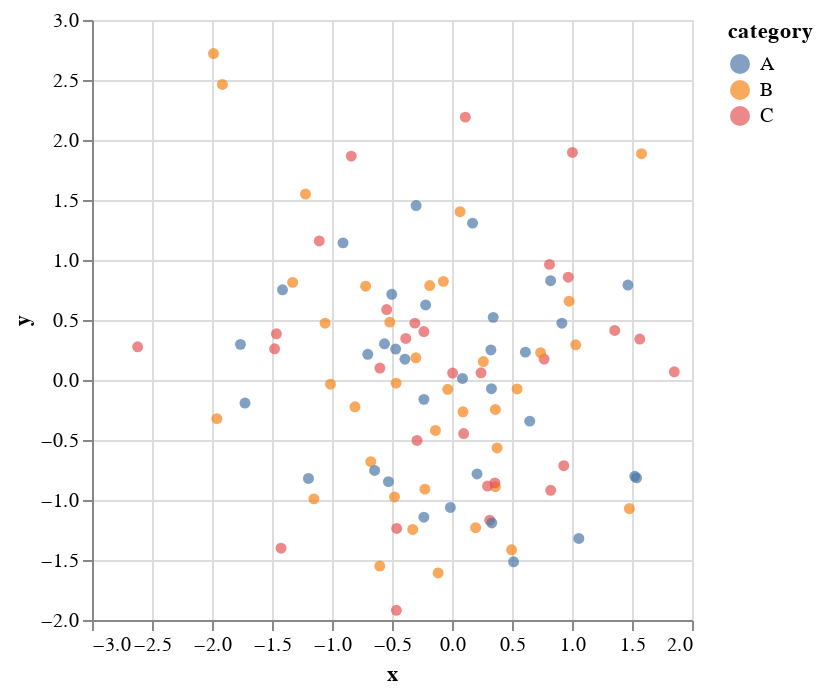

Notebook code for this chart:
### Markdown cell above
### Choosing the Right Mark Type

Different mark types are suited for different data relationships and questions.

### Code cell
# Scatter plot - shows relationships between two continuous variables
scatter = alt.Chart(data).mark_circle().encode(
    x='x:Q',
    y='y:Q',
    color='category:N'
)
scatter

### Figure 1 — Vega-Lite specification as saved in the notebook (floating-point values rounded to 4 significant figures)
{"config": {"view": {"continuousWidth": 300, "continuousHeight": 300}}, "data": {"name": "data-3f135e37e5dc61ca039f0f01b2917013"}, "mark": {"type": "circle"}, "encoding": {"color": {"field": "category", "type": "nominal"}, "x": {"field": "x", "type": "quantitative"}, "y": {"field": "y", "type": "quantitative"}}, "$schema": "https://vega.github.io/schema/vega-lite/v5.20.1.json", "datasets": {"data-3f135e37e5dc61ca039f0f01b2917013": [{"x": 0.4967, "y": -1.415, "category": "B", "size": 20.81, "value": 83.7}, {"x": -0.1383, "y": -0.4206, "category": "B", "size": 40.77, "value": 86.69}, {"x": 0.6477, "y": -0.3427, "category": "A", "size": 18.26, "value": 83.85}, {"x": 1.523, "y": -0.8023, "category": "A", "size": 18.47, "value": 42.61}, {"x": -0.2342, "y": -0.1613, "category": "A", "size": 38.03, "value": 22.26}, {"x": -0.2341, "y": 0.4041, "category": "C", "size": 98.16, "value": 39.67}, {"x": 1.579, "y": 1.886, "category": "B", "size": 25.78, "value": 89.19}, {"x": 0.7674, "y": 0.1746, "category": "C", "size": 11.54, "value": 14.66}, {"x": -0.4695, "y": 0.2576, "category": "A", "size": 78.7, "value": 51.33}, {"x": 0.5426, "y": -0.07445, "category": "B", "size": 82.62, "value": 23.32}, {"x": -0.4634, "y": -1.919, "category": "C", "size": 41.17, "value": 58.13}, {"x": -0.4657, "y": -0.02651, "category": "B", "size": 51.82, "value": 86.31}, {"x": 0.242, "y": 0.06023, "category": "C", "size": 68.48, "value": 88.04}, {"x": -1.913, "y": 2.463, "category": "B", "size": 14.33, "value": 23.67}, {"x": -1.725, "y": -0.1924, "category": "A", "size": 95.42, "value": 90.77}, {"x": -0.5623, "y": 0.3015, "category": "A", "size": 89.8, "value": 59.19}, {"x": -1.013, "y": -0.03471, "category": "B", "size": 33.48, "value": 35.02}, {"x": 0.3142, "y": -1.169, "category": "C", "size": 11.38, "value": 70.82}, {"x": -0.908, "y": 1.143, "category": "A", "size": 94.01, "value": 48.17}, {"x": -1.412, "y": 0.7519, "category": "A", "size": 55.09, "value": 37.8}, {"x": 1.466, "y": 0.791, "category": "A", "size": 58.54, "value": 70.51}, {"x": -0.2258, "y": -0.9094, "category": "B", "size": 71.56, "value": 24.87}, {"x": 0.06753, "y": 1.403, "category": "B", "size": 65.43, "value": 33.03}, {"x": -1.425, "y": -1.402, "category": "C", "size": 94.95, "value": 43.45}, {"x": -0.5444, "y": 0.5869, "category": "C", "size": 94.98, "value": 25.37}, {"x": 0.1109, "y": 2.19, "category": "C", "size": 88.05, "value": 40.52}, {"x": -1.151, "y": -0.9905, "category": "B", "size": 67.28, "value": 57.15}, {"x": 0.3757, "y": -0.5663, "category": "B", "size": 82.09, "value": 74.1}, {"x": -0.6006, "y": 0.09965, "category": "C", "size": 70.95, "value": 76.72}, {"x": -0.2917, "y": -0.5035, "category": "C", "size": 61.6, "value": 82.28}, {"x": -0.6017, "y": -1.551, "category": "B", "size": 21.57, "value": 74.42}, {"x": 1.852, "y": 0.06856, "category": "C", "size": 83.01, "value": 68.1}, {"x": -0.0135, "y": -1.062, "category": "A", "size": 83.86, "value": 23.75}, {"x": -1.058, "y": 0.4736, "category": "B", "size": 66.33, "value": 40.02}, {"x": 0.8225, "y": -0.9194, "category": "C", "size": 83.84, "value": 47.77}, {"x": -1.221, "y": 1.55, "category": "B", "size": 68.63, "value": 8.289}, {"x": 0.2089, "y": -0.7833, "category": "A", "size": 28.6, "value": 52.84}, {"x": -1.96, "y": -0.3221, "category": "B", "size": 34.66, "value": 43.63}, {"x": -1.328, "y": 0.8135, "category": "B", "size": 29.31, "value": 80.21}, {"x": 0.1969, "y": -1.231, "category": "B", "size": 43.95, "value": 97.79}, {"x": 0.7385, "y": 0.2275, "category": "B", "size": 13.51, "value": 55.6}, {"x": 0.1714, "y": 1.307, "category": "A", "size": 65.64, "value": 32.27}, {"x": -0.1156, "y": -1.607, "category": "B", "size": 40.29, "value": 4.34}, {"x": -0.3011, "y": 0.1846, "category": "B", "size": 69.02, "value": 92.46}, {"x": -1.479, "y": 0.2599, "category": "C", "size": 44.69, "value": 91.91}, {"x": -0.7198, "y": 0.7818, "category": "B", "size": 71.35, "value": 25.3}, {"x": -0.4606, "y": -1.237, "category": "C", "size": 40.66, "value": 69.54}, {"x": 1.057, "y": -1.32, "category": "A", "size": 33.46, "value": 7.543}, {"x": 0.3436, "y": 0.5219, "category": "A", "size": 54.64, "value": 16.62}, {"x": -1.763, "y": 0.297, "category": "A", "size": 72.36, "value": 21.68}, {"x": 0.3241, "y": 0.2505, "category": "A", "size": 41.35, "value": 29.45}, {"x": -0.3851, "y": 0.3464, "category": "C", "size": 94.3, "value": 99.58}, {"x": -0.6769, "y": -0.68, "category": "B", "size": 13.53, "value": 69.69}, {"x": 0.6117, "y": 0.2323, "category": "A", "size": 47.62, "value": 38.42}, {"x": 1.031, "y": 0.2931, "category": "B", "size": 97.08, "value": 73.71}, {"x": 0.9313, "y": -0.7144, "category": "C", "size": 59.32, "value": 91.53}, {"x": -0.8392, "y": 1.866, "category": "C", "size": 48.11, "value": 95.87}, {"x": -0.3092, "y": 0.4738, "category": "C", "size": 61.17, "value": 5.786}, {"x": 0.3313, "y": -1.191, "category": "A", "size": 61.83, "value": 39.45}, {"x": 0.9755, "y": 0.6566, "category": "B", "size": 75.85, "value": 10.68}, {"x": -0.4792, "y": -0.9747, "category": "B", "size": 21.49, "value": 33.57}, {"x": -0.1857, "y": 0.7871, "category": "B", "size": 32.5, "value": 16.97}, {"x": -1.106, "y": 1.159, "category": "C", "size": 62.25, "value": 64.68}, {"x": -1.196, "y": -0.8207, "category": "A", "size": 88.04, "value": 38.83}, {"x": 0.8125, "y": 0.9634, "category": "C", "size": 60.57, "value": 22.94}, {"x": 1.356, "y": 0.4128, "category": "C", "size": 31.47, "value": 26.59}, {"x": -0.07201, "y": 0.8221, "category": "B", "size": 71.19, "value": 36.03}, {"x": 1.004, "y": 1.897, "category": "C", "size": 76.59, "value": 25.99}, {"x": 0.3616, "y": -0.2454, "category": "B", "size": 31.44, "value": 45.32}, {"x": -0.6451, "y": -0.7537, "category": "A", "size": 44.0, "value": 3.232}, {"x": 0.3614, "y": -0.8895, "category": "B", "size": 58.09, "value": 27.98}, {"x": 1.538, "y": -0.8158, "category": "A", "size": 54.69, "value": 41.12}, {"x": -0.03583, "y": -0.0771, "category": "B", "size": 45.07, "value": 60.28}, {"x": 1.565, "y": 0.3412, "category": "C", "size": 36.79, "value": 27.1}, {"x": -2.62, "y": 0.2767, "category": "C", "size": 19.0, "value": 13.32}, {"x": 0.8219, "y": 0.8272, "category": "A", "size": 14.81, "value": 7.62}, {"x": 0.08705, "y": 0.013, "category": "A", "size": 96.27, "value": 94.05}, {"x": -0.299, "y": 1.454, "category": "A", "size": 86.24, "value": 41.66}, {"x": 0.09176, "y": -0.2647, "category": "B", "size": 41.94, "value": 58.12}, {"x": -1.988, "y": 2.72, "category": "B", "size": 96.11, "value": 91.92}, {"x": -0.2197, "y": 0.6257, "category": "A", "size": 70.91, "value": 8.275}, {"x": 0.3571, "y": -0.8572, "category": "C", "size": 53.43, "value": 87.67}, {"x": 1.478, "y": -1.071, "category": "B", "size": 54.37, "value": 55.16}, {"x": -0.5183, "y": 0.4825, "category": "B", "size": 17.5, "value": 16.48}, {"x": -0.8085, "y": -0.2235, "category": "B", "size": 18.25, "value": 41.13}, {"x": -0.5018, "y": 0.714, "category": "A", "size": 64.22, "value": 77.76}, {"x": 0.9154, "y": 0.4732, "category": "A", "size": 59.83, "value": 48.04}, {"x": 0.3288, "y": -0.07283, "category": "A", "size": 29.15, "value": 98.53}, {"x": -0.5298, "y": -0.8468, "category": "A", "size": 95.16, "value": 37.67}, {"x": 0.5133, "y": -1.515, "category": "A", "size": 80.32, "value": 74.96}, {"x": 0.09708, "y": -0.4465, "category": "C", "size": 20.21, "value": 39.3}, {"x": 0.9686, "y": 0.8564, "category": "C", "size": 93.78, "value": 82.92}, {"x": -0.7021, "y": 0.2141, "category": "A", "size": 97.68, "value": 56.91}, {"x": -0.3277, "y": -1.246, "category": "B", "size": 99.63, "value": 6.351}, {"x": -0.3921, "y": 0.1732, "category": "A", "size": 15.03, "value": 3.682}, {"x": -1.464, "y": 0.3853, "category": "C", "size": 76.33, "value": 13.39}, {"x": 0.2961, "y": -0.8839, "category": "C", "size": 59.13, "value": 1.367}, {"x": 0.2611, "y": 0.1537, "category": "B", "size": 73.52, "value": 7.536}, {"x": 0.005113, "y": 0.05821, "category": "C", "size": 97.18, "value": 69.17}, {"x": -0.2346, "y": -1.143, "category": "A", "size": 71.92, "value": 53.43}]}}
